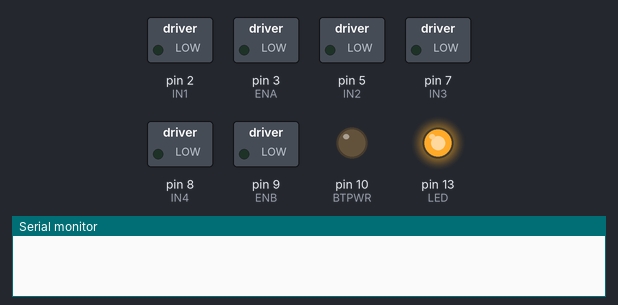
A sketch run on a simulated Arduino Uno, built with avr-gcc and run on an emulated ATmega328P. On the bench: switched loads named in the sketch (green lamp = pin HIGH), output pins drawn as LEDs (lit = HIGH), the last lines printed to the serial monitor.

Above: at 0.1 s.
At 4.1 s:
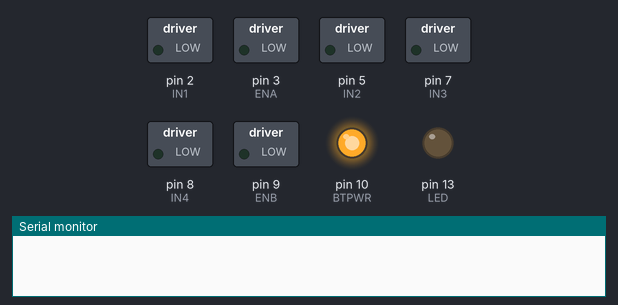
At 7.1 s:
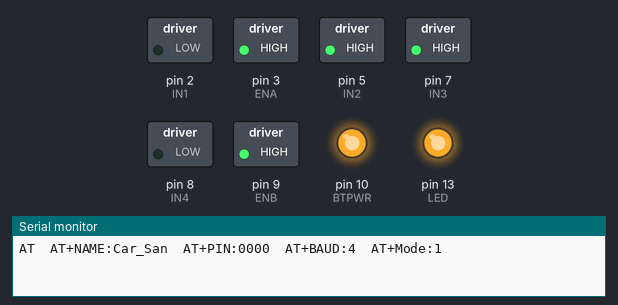
At 12.1 s:
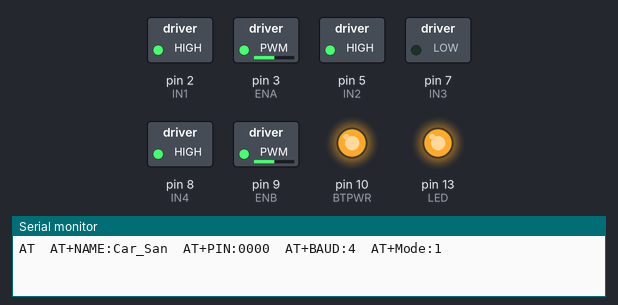
At 17.1 s:
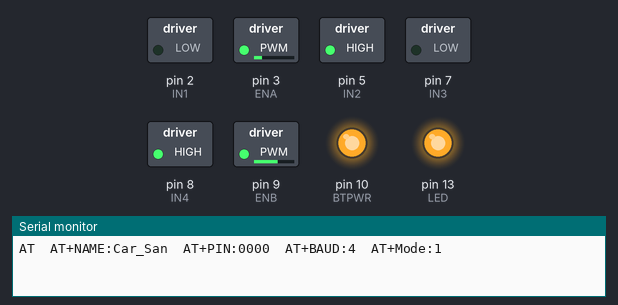
At 35.1 s:
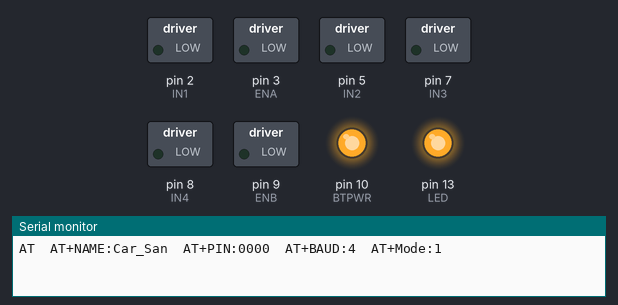
Timing chart, 0 to 40.0 s (numbered marks = the images above):
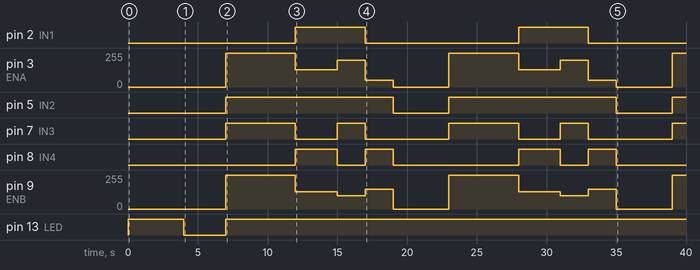

The sketch:

sketch_apr20a_Basico.ino
```cpp
// Bluetooth
const int LED = 13;
const int BTPWR = 10;

char nombreBT[11] = "Car_San";
char pin[5] = "0000";
char velocidad = '4'; // la velocidad 9600 se corresponde con el num. 4
char modo='1';        // '0' para esclavo y '1' para maestro

// Motor A
int ENA = 3;
int IN1 = 2;
int IN2 = 5;

// Motor B
int ENB = 9;
int IN3 = 7;
int IN4 = 8;

void setup ()
{
  // Bluetooth
  pinMode(LED, OUTPUT);
  pinMode(BTPWR, OUTPUT);

  Serial.begin(38400);  // velocidad de BT en modo de configuración.

  /*solo pulsador */
  // bluetooth con pulsador y sin conectar por cable EN ó KEY
  digitalWrite(LED, HIGH);
  delay(4000);
  digitalWrite(LED, LOW);
  //++++++++++++++++++++++/

  digitalWrite(BTPWR, HIGH);
  delay(3000);
  Serial.print("AT\r\t");  // con \r\t le indicamos que ha terminado la linea de codigo

  Serial.print("AT+NAME:");
  Serial.print(nombreBT);
  Serial.print("\r\t");

  Serial.print("AT+PIN:");  // ó AT+PSWD:
  Serial.print(pin);
  Serial.print("\r\t");

  Serial.print("AT+BAUD:");
  Serial.print(velocidad);
  Serial.print("\r\t");

  Serial.print("AT+Mode:");
  Serial.print(modo);
  Serial.print("\r\t");

  digitalWrite(LED, HIGH);

// Declaramos todos los pines como salidas
 pinMode (ENA, OUTPUT);
 pinMode (ENB, OUTPUT);
 pinMode (IN1, OUTPUT);
 pinMode (IN2, OUTPUT);
 pinMode (IN3, OUTPUT);
 pinMode (IN4, OUTPUT);
}


void loop ()
{
  Adelante ();
  delay (5000);
  Atras ();
  delay (3000);
  Derecha ();
  delay (2000);
  Izquierda ();
  delay (2000);
  Parar ();
  delay (4000);

}


void Adelante ()
{
 //Direccion motor A
 digitalWrite (IN1, LOW);
 digitalWrite (IN2, HIGH);
 analogWrite (ENA, 255); //Velocidad motor A

  //Direccion motor B
 digitalWrite (IN3, HIGH);
 digitalWrite (IN4, LOW);
 analogWrite (ENB, 255); //Velocidad motor B

}

void Atras ()
{
 //Direccion motor A
 digitalWrite (IN1, HIGH);
 digitalWrite (IN2, HIGH);
 analogWrite (ENA, 128); //Velocidad motor A
 //Direccion motor B
 digitalWrite (IN3, LOW);
 digitalWrite (IN4, HIGH);
 analogWrite (ENB, 128); //Velocidad motor B
}

void Derecha ()
{
 //Direccion motor A
 digitalWrite (IN1, HIGH);
 digitalWrite (IN2, HIGH);
 analogWrite (ENA, 200); //Velocidad motor A
 //Direccion motor B
 digitalWrite (IN3, HIGH);
 digitalWrite (IN4, LOW);
 analogWrite (ENB, 100); //Velocidad motor A
}

void Izquierda ()
{
 //Direccion motor A
 digitalWrite (IN1, LOW);
 digitalWrite (IN2, HIGH);
 analogWrite (ENA, 50); //Velocidad motor A
 //Direccion motor B
 digitalWrite (IN3, LOW);
 digitalWrite (IN4, HIGH);
 analogWrite (ENB, 150); //Velocidad motor A
}


void Parar ()
{
 //Direccion motor A
 digitalWrite (IN1, LOW);
 digitalWrite (IN2, LOW);
 analogWrite (ENA, 0); //Velocidad motor A
 //Direccion motor B
 digitalWrite (IN3, LOW);
 digitalWrite (IN4, LOW);
 analogWrite (ENB, 0); //Velocidad motor A
}
```

Measured:
- by itself, pin 2 (IN1): alternates HIGH for 5.0 s and LOW for 11.0 s
- by itself, pin 3 (ENA): 0/255 → 255/255 at 7.0 s, → 128/255 5.0 s later, → 200/255 3.0 s later, → 50/255 2.0 s later, … (11 changes in this stretch)
- by itself, pin 5 (IN2): alternates HIGH for 12.0 s and LOW for 4.0 s
- by itself, pin 7 (IN3): LOW → HIGH at 7.0 s, → LOW 5.0 s later, → HIGH 3.0 s later, → LOW 2.0 s later, … (9 changes in this stretch)
- by itself, pin 8 (IN4): LOW → HIGH at 12.0 s, → LOW 3.0 s later, → HIGH 2.0 s later, → LOW 2.0 s later, … (8 changes in this stretch)
- by itself, pin 9 (ENB): 0/255 → 255/255 at 7.0 s, → 128/255 5.0 s later, → 100/255 3.0 s later, → 150/255 2.0 s later, … (11 changes in this stretch)
